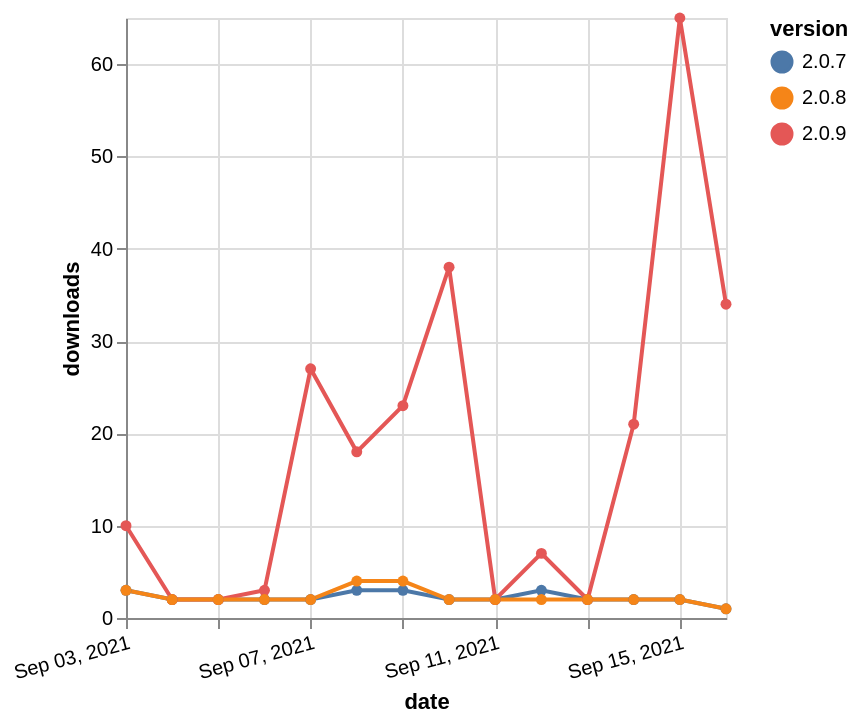

Express this chart as Vega-Lite.
### Vega-Lite specification from a JSON file in a GitHub repository (floating-point values rounded to 4 significant figures)
{"$schema": "https://vega.github.io/schema/vega-lite/v5.json", "description": "A simple bar chart with embedded data.", "data": {"values": [{"date": "2021-09-03", "total": 3037, "delta": 3, "version": "2.0.7"}, {"date": "2021-09-04", "total": 3039, "delta": 2, "version": "2.0.7"}, {"date": "2021-09-05", "total": 3041, "delta": 2, "version": "2.0.7"}, {"date": "2021-09-06", "total": 3043, "delta": 2, "version": "2.0.7"}, {"date": "2021-09-07", "total": 3045, "delta": 2, "version": "2.0.7"}, {"date": "2021-09-08", "total": 3048, "delta": 3, "version": "2.0.7"}, {"date": "2021-09-09", "total": 3051, "delta": 3, "version": "2.0.7"}, {"date": "2021-09-10", "total": 3053, "delta": 2, "version": "2.0.7"}, {"date": "2021-09-11", "total": 3055, "delta": 2, "version": "2.0.7"}, {"date": "2021-09-12", "total": 3058, "delta": 3, "version": "2.0.7"}, {"date": "2021-09-13", "total": 3060, "delta": 2, "version": "2.0.7"}, {"date": "2021-09-14", "total": 3062, "delta": 2, "version": "2.0.7"}, {"date": "2021-09-15", "total": 3064, "delta": 2, "version": "2.0.7"}, {"date": "2021-09-16", "total": 3065, "delta": 1, "version": "2.0.7"}, {"date": "2021-09-03", "total": 3448, "delta": 10, "version": "2.0.9"}, {"date": "2021-09-04", "total": 3450, "delta": 2, "version": "2.0.9"}, {"date": "2021-09-05", "total": 3452, "delta": 2, "version": "2.0.9"}, {"date": "2021-09-06", "total": 3455, "delta": 3, "version": "2.0.9"}, {"date": "2021-09-07", "total": 3482, "delta": 27, "version": "2.0.9"}, {"date": "2021-09-08", "total": 3500, "delta": 18, "version": "2.0.9"}, {"date": "2021-09-09", "total": 3523, "delta": 23, "version": "2.0.9"}, {"date": "2021-09-10", "total": 3561, "delta": 38, "version": "2.0.9"}, {"date": "2021-09-11", "total": 3563, "delta": 2, "version": "2.0.9"}, {"date": "2021-09-12", "total": 3570, "delta": 7, "version": "2.0.9"}, {"date": "2021-09-13", "total": 3572, "delta": 2, "version": "2.0.9"}, {"date": "2021-09-14", "total": 3593, "delta": 21, "version": "2.0.9"}, {"date": "2021-09-15", "total": 3658, "delta": 65, "version": "2.0.9"}, {"date": "2021-09-16", "total": 3692, "delta": 34, "version": "2.0.9"}, {"date": "2021-09-03", "total": 3109, "delta": 3, "version": "2.0.8"}, {"date": "2021-09-04", "total": 3111, "delta": 2, "version": "2.0.8"}, {"date": "2021-09-05", "total": 3113, "delta": 2, "version": "2.0.8"}, {"date": "2021-09-06", "total": 3115, "delta": 2, "version": "2.0.8"}, {"date": "2021-09-07", "total": 3117, "delta": 2, "version": "2.0.8"}, {"date": "2021-09-08", "total": 3121, "delta": 4, "version": "2.0.8"}, {"date": "2021-09-09", "total": 3125, "delta": 4, "version": "2.0.8"}, {"date": "2021-09-10", "total": 3127, "delta": 2, "version": "2.0.8"}, {"date": "2021-09-11", "total": 3129, "delta": 2, "version": "2.0.8"}, {"date": "2021-09-12", "total": 3131, "delta": 2, "version": "2.0.8"}, {"date": "2021-09-13", "total": 3133, "delta": 2, "version": "2.0.8"}, {"date": "2021-09-14", "total": 3135, "delta": 2, "version": "2.0.8"}, {"date": "2021-09-15", "total": 3137, "delta": 2, "version": "2.0.8"}, {"date": "2021-09-16", "total": 3138, "delta": 1, "version": "2.0.8"}]}, "width": "container", "mark": {"type": "line", "point": {"filled": true}}, "encoding": {"x": {"field": "date", "type": "temporal", "timeUnit": "yearmonthdate", "title": "date", "axis": {"labelAngle": -15}}, "y": {"field": "delta", "type": "quantitative", "title": "downloads"}, "color": {"field": "version", "type": "nominal"}, "tooltip": {"field": "delta"}}}
